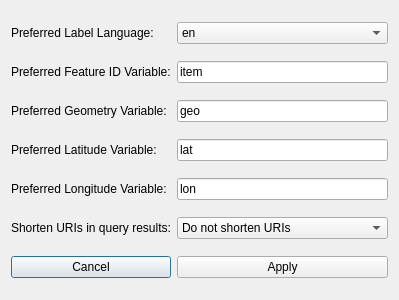
<?xml version="1.0" encoding="UTF-8"?>
<ui version="4.0">
 <class>Preferences</class>
 <widget class="QDialog" name="Preferences">
  <property name="geometry">
   <rect>
    <x>0</x>
    <y>0</y>
    <width>399</width>
    <height>300</height>
   </rect>
  </property>
  <property name="windowTitle">
   <string>Preferences</string>
  </property>
  <layout class="QGridLayout" name="gridLayout">
   <item row="3" column="1">
    <widget class="QLineEdit" name="lineEdit">
     <property name="text">
      <string>geo</string>
     </property>
    </widget>
   </item>
   <item row="4" column="1">
    <widget class="QLineEdit" name="lineEdit_2">
     <property name="text">
      <string>lat</string>
     </property>
    </widget>
   </item>
   <item row="7" column="0">
    <widget class="QPushButton" name="cancelButton">
     <property name="text">
      <string>Cancel</string>
     </property>
    </widget>
   </item>
   <item row="1" column="1">
    <widget class="QComboBox" name="preferredLabelLanguageCBox">
     <item>
      <property name="text">
       <string>en</string>
      </property>
     </item>
     <item>
      <property name="text">
       <string>ab</string>
      </property>
     </item>
     <item>
      <property name="text">
       <string>aa</string>
      </property>
     </item>
     <item>
      <property name="text">
       <string>af</string>
      </property>
     </item>
     <item>
      <property name="text">
       <string>ak</string>
      </property>
     </item>
     <item>
      <property name="text">
       <string>sq</string>
      </property>
     </item>
     <item>
      <property name="text">
       <string>am</string>
      </property>
     </item>
     <item>
      <property name="text">
       <string>ar</string>
      </property>
     </item>
     <item>
      <property name="text">
       <string>an</string>
      </property>
     </item>
     <item>
      <property name="text">
       <string>hy</string>
      </property>
     </item>
     <item>
      <property name="text">
       <string>as</string>
      </property>
     </item>
     <item>
      <property name="text">
       <string>av</string>
      </property>
     </item>
     <item>
      <property name="text">
       <string>ae</string>
      </property>
     </item>
     <item>
      <property name="text">
       <string>ay</string>
      </property>
     </item>
     <item>
      <property name="text">
       <string>az</string>
      </property>
     </item>
     <item>
      <property name="text">
       <string>bm</string>
      </property>
     </item>
     <item>
      <property name="text">
       <string>ba</string>
      </property>
     </item>
     <item>
      <property name="text">
       <string>el</string>
      </property>
     </item>
     <item>
      <property name="text">
       <string>be</string>
      </property>
     </item>
     <item>
      <property name="text">
       <string>bn</string>
      </property>
     </item>
     <item>
      <property name="text">
       <string>bh</string>
      </property>
     </item>
     <item>
      <property name="text">
       <string>bi</string>
      </property>
     </item>
     <item>
      <property name="text">
       <string>bs</string>
      </property>
     </item>
     <item>
      <property name="text">
       <string>br</string>
      </property>
     </item>
     <item>
      <property name="text">
       <string>bg</string>
      </property>
     </item>
     <item>
      <property name="text">
       <string>my</string>
      </property>
     </item>
     <item>
      <property name="text">
       <string>ca</string>
      </property>
     </item>
     <item>
      <property name="text">
       <string>ch</string>
      </property>
     </item>
     <item>
      <property name="text">
       <string>ny</string>
      </property>
     </item>
     <item>
      <property name="text">
       <string>zh</string>
      </property>
     </item>
     <item>
      <property name="text">
       <string>cv</string>
      </property>
     </item>
     <item>
      <property name="text">
       <string>eu</string>
      </property>
     </item>
     <item>
      <property name="text">
       <string>kw</string>
      </property>
     </item>
     <item>
      <property name="text">
       <string>co</string>
      </property>
     </item>
     <item>
      <property name="text">
       <string>cr</string>
      </property>
     </item>
     <item>
      <property name="text">
       <string>hr</string>
      </property>
     </item>
     <item>
      <property name="text">
       <string>cs</string>
      </property>
     </item>
     <item>
      <property name="text">
       <string>da</string>
      </property>
     </item>
     <item>
      <property name="text">
       <string>dv</string>
      </property>
     </item>
     <item>
      <property name="text">
       <string>nl</string>
      </property>
     </item>
     <item>
      <property name="text">
       <string>dz</string>
      </property>
     </item>
     <item>
      <property name="text">
       <string>eo</string>
      </property>
     </item>
     <item>
      <property name="text">
       <string>et</string>
      </property>
     </item>
     <item>
      <property name="text">
       <string>ee</string>
      </property>
     </item>
     <item>
      <property name="text">
       <string>fo</string>
      </property>
     </item>
     <item>
      <property name="text">
       <string>fj</string>
      </property>
     </item>
     <item>
      <property name="text">
       <string>fi</string>
      </property>
     </item>
     <item>
      <property name="text">
       <string>fr</string>
      </property>
     </item>
     <item>
      <property name="text">
       <string>ff</string>
      </property>
     </item>
     <item>
      <property name="text">
       <string>gl</string>
      </property>
     </item>
     <item>
      <property name="text">
       <string>ka</string>
      </property>
     </item>
     <item>
      <property name="text">
       <string>de</string>
      </property>
     </item>
     <item>
      <property name="text">
       <string>gn</string>
      </property>
     </item>
     <item>
      <property name="text">
       <string>gu</string>
      </property>
     </item>
     <item>
      <property name="text">
       <string>ht</string>
      </property>
     </item>
     <item>
      <property name="text">
       <string>ha</string>
      </property>
     </item>
     <item>
      <property name="text">
       <string>he</string>
      </property>
     </item>
     <item>
      <property name="text">
       <string>hz</string>
      </property>
     </item>
     <item>
      <property name="text">
       <string>hi</string>
      </property>
     </item>
     <item>
      <property name="text">
       <string>ho</string>
      </property>
     </item>
     <item>
      <property name="text">
       <string>hu</string>
      </property>
     </item>
     <item>
      <property name="text">
       <string>ia</string>
      </property>
     </item>
     <item>
      <property name="text">
       <string>id</string>
      </property>
     </item>
     <item>
      <property name="text">
       <string>ie</string>
      </property>
     </item>
     <item>
      <property name="text">
       <string>ga</string>
      </property>
     </item>
     <item>
      <property name="text">
       <string>ig</string>
      </property>
     </item>
     <item>
      <property name="text">
       <string>ik</string>
      </property>
     </item>
     <item>
      <property name="text">
       <string>io</string>
      </property>
     </item>
     <item>
      <property name="text">
       <string>is</string>
      </property>
     </item>
     <item>
      <property name="text">
       <string>it</string>
      </property>
     </item>
     <item>
      <property name="text">
       <string>iu</string>
      </property>
     </item>
     <item>
      <property name="text">
       <string>ja</string>
      </property>
     </item>
     <item>
      <property name="text">
       <string>jv</string>
      </property>
     </item>
     <item>
      <property name="text">
       <string>kl</string>
      </property>
     </item>
     <item>
      <property name="text">
       <string>kn</string>
      </property>
     </item>
     <item>
      <property name="text">
       <string>kr</string>
      </property>
     </item>
     <item>
      <property name="text">
       <string>ks</string>
      </property>
     </item>
     <item>
      <property name="text">
       <string>kk</string>
      </property>
     </item>
     <item>
      <property name="text">
       <string>km</string>
      </property>
     </item>
     <item>
      <property name="text">
       <string>ki</string>
      </property>
     </item>
     <item>
      <property name="text">
       <string>rw</string>
      </property>
     </item>
     <item>
      <property name="text">
       <string>ky</string>
      </property>
     </item>
     <item>
      <property name="text">
       <string>kv</string>
      </property>
     </item>
     <item>
      <property name="text">
       <string>kg</string>
      </property>
     </item>
     <item>
      <property name="text">
       <string>ko</string>
      </property>
     </item>
     <item>
      <property name="text">
       <string>ku</string>
      </property>
     </item>
     <item>
      <property name="text">
       <string>kj</string>
      </property>
     </item>
     <item>
      <property name="text">
       <string>la</string>
      </property>
     </item>
     <item>
      <property name="text">
       <string>lb</string>
      </property>
     </item>
     <item>
      <property name="text">
       <string>lg</string>
      </property>
     </item>
     <item>
      <property name="text">
       <string>li</string>
      </property>
     </item>
     <item>
      <property name="text">
       <string>ln</string>
      </property>
     </item>
     <item>
      <property name="text">
       <string>lo</string>
      </property>
     </item>
     <item>
      <property name="text">
       <string>lt</string>
      </property>
     </item>
     <item>
      <property name="text">
       <string>lu</string>
      </property>
     </item>
     <item>
      <property name="text">
       <string>lv</string>
      </property>
     </item>
     <item>
      <property name="text">
       <string>gv</string>
      </property>
     </item>
     <item>
      <property name="text">
       <string>mk</string>
      </property>
     </item>
     <item>
      <property name="text">
       <string>mg</string>
      </property>
     </item>
     <item>
      <property name="text">
       <string>ms</string>
      </property>
     </item>
     <item>
      <property name="text">
       <string>ml</string>
      </property>
     </item>
     <item>
      <property name="text">
       <string>mt</string>
      </property>
     </item>
     <item>
      <property name="text">
       <string>mi</string>
      </property>
     </item>
     <item>
      <property name="text">
       <string>mr</string>
      </property>
     </item>
     <item>
      <property name="text">
       <string>mh</string>
      </property>
     </item>
     <item>
      <property name="text">
       <string>mn</string>
      </property>
     </item>
     <item>
      <property name="text">
       <string>na</string>
      </property>
     </item>
     <item>
      <property name="text">
       <string>nv</string>
      </property>
     </item>
     <item>
      <property name="text">
       <string>nd</string>
      </property>
     </item>
     <item>
      <property name="text">
       <string>ne</string>
      </property>
     </item>
     <item>
      <property name="text">
       <string>ng</string>
      </property>
     </item>
     <item>
      <property name="text">
       <string>nb</string>
      </property>
     </item>
     <item>
      <property name="text">
       <string>nn</string>
      </property>
     </item>
     <item>
      <property name="text">
       <string>no</string>
      </property>
     </item>
     <item>
      <property name="text">
       <string>ii</string>
      </property>
     </item>
     <item>
      <property name="text">
       <string>nr</string>
      </property>
     </item>
     <item>
      <property name="text">
       <string>oc</string>
      </property>
     </item>
     <item>
      <property name="text">
       <string>oj</string>
      </property>
     </item>
     <item>
      <property name="text">
       <string>cu</string>
      </property>
     </item>
     <item>
      <property name="text">
       <string>om</string>
      </property>
     </item>
     <item>
      <property name="text">
       <string>or</string>
      </property>
     </item>
     <item>
      <property name="text">
       <string>os</string>
      </property>
     </item>
     <item>
      <property name="text">
       <string>pa</string>
      </property>
     </item>
     <item>
      <property name="text">
       <string>pi</string>
      </property>
     </item>
     <item>
      <property name="text">
       <string>fa</string>
      </property>
     </item>
     <item>
      <property name="text">
       <string>pl</string>
      </property>
     </item>
     <item>
      <property name="text">
       <string>ps</string>
      </property>
     </item>
     <item>
      <property name="text">
       <string>pt</string>
      </property>
     </item>
     <item>
      <property name="text">
       <string>qu</string>
      </property>
     </item>
     <item>
      <property name="text">
       <string>rm</string>
      </property>
     </item>
     <item>
      <property name="text">
       <string>rn</string>
      </property>
     </item>
     <item>
      <property name="text">
       <string>ro</string>
      </property>
     </item>
     <item>
      <property name="text">
       <string>ru</string>
      </property>
     </item>
     <item>
      <property name="text">
       <string>sa</string>
      </property>
     </item>
     <item>
      <property name="text">
       <string>sc</string>
      </property>
     </item>
     <item>
      <property name="text">
       <string>sd</string>
      </property>
     </item>
     <item>
      <property name="text">
       <string>se</string>
      </property>
     </item>
     <item>
      <property name="text">
       <string>sm</string>
      </property>
     </item>
     <item>
      <property name="text">
       <string>sg</string>
      </property>
     </item>
     <item>
      <property name="text">
       <string>sr</string>
      </property>
     </item>
     <item>
      <property name="text">
       <string>gd</string>
      </property>
     </item>
     <item>
      <property name="text">
       <string>sn</string>
      </property>
     </item>
     <item>
      <property name="text">
       <string>si</string>
      </property>
     </item>
     <item>
      <property name="text">
       <string>sk</string>
      </property>
     </item>
     <item>
      <property name="text">
       <string>sl</string>
      </property>
     </item>
     <item>
      <property name="text">
       <string>so</string>
      </property>
     </item>
     <item>
      <property name="text">
       <string>st</string>
      </property>
     </item>
     <item>
      <property name="text">
       <string>es</string>
      </property>
     </item>
     <item>
      <property name="text">
       <string>su</string>
      </property>
     </item>
     <item>
      <property name="text">
       <string>sw</string>
      </property>
     </item>
     <item>
      <property name="text">
       <string>ss</string>
      </property>
     </item>
     <item>
      <property name="text">
       <string>sv</string>
      </property>
     </item>
     <item>
      <property name="text">
       <string>ta</string>
      </property>
     </item>
     <item>
      <property name="text">
       <string>te</string>
      </property>
     </item>
     <item>
      <property name="text">
       <string>tg</string>
      </property>
     </item>
     <item>
      <property name="text">
       <string>th</string>
      </property>
     </item>
     <item>
      <property name="text">
       <string>ti</string>
      </property>
     </item>
     <item>
      <property name="text">
       <string>bo</string>
      </property>
     </item>
     <item>
      <property name="text">
       <string>tk</string>
      </property>
     </item>
     <item>
      <property name="text">
       <string>tl</string>
      </property>
     </item>
     <item>
      <property name="text">
       <string>tn</string>
      </property>
     </item>
     <item>
      <property name="text">
       <string>to</string>
      </property>
     </item>
     <item>
      <property name="text">
       <string>tr</string>
      </property>
     </item>
     <item>
      <property name="text">
       <string>ts</string>
      </property>
     </item>
     <item>
      <property name="text">
       <string>tt</string>
      </property>
     </item>
     <item>
      <property name="text">
       <string>tw</string>
      </property>
     </item>
     <item>
      <property name="text">
       <string>ug</string>
      </property>
     </item>
     <item>
      <property name="text">
       <string>uk</string>
      </property>
     </item>
     <item>
      <property name="text">
       <string>ur</string>
      </property>
     </item>
     <item>
      <property name="text">
       <string>uz</string>
      </property>
     </item>
     <item>
      <property name="text">
       <string>ve</string>
      </property>
     </item>
     <item>
      <property name="text">
       <string>vi</string>
      </property>
     </item>
     <item>
      <property name="text">
       <string>vo</string>
      </property>
     </item>
     <item>
      <property name="text">
       <string>wa</string>
      </property>
     </item>
     <item>
      <property name="text">
       <string>cy</string>
      </property>
     </item>
     <item>
      <property name="text">
       <string>wo</string>
      </property>
     </item>
     <item>
      <property name="text">
       <string>fy</string>
      </property>
     </item>
     <item>
      <property name="text">
       <string>xh</string>
      </property>
     </item>
     <item>
      <property name="text">
       <string>yi</string>
      </property>
     </item>
     <item>
      <property name="text">
       <string>yo</string>
      </property>
     </item>
     <item>
      <property name="text">
       <string>za</string>
      </property>
     </item>
     <item>
      <property name="text">
       <string>zu</string>
      </property>
     </item>
    </widget>
   </item>
   <item row="5" column="0">
    <widget class="QLabel" name="label_3">
     <property name="text">
      <string>Preferred Longitude Variable:</string>
     </property>
    </widget>
   </item>
   <item row="3" column="0">
    <widget class="QLabel" name="label">
     <property name="text">
      <string>Preferred Geometry Variable:</string>
     </property>
    </widget>
   </item>
   <item row="1" column="0">
    <widget class="QLabel" name="preferredLabelLanguageLabel">
     <property name="text">
      <string>Preferred Label Language:</string>
     </property>
    </widget>
   </item>
   <item row="5" column="1">
    <widget class="QLineEdit" name="lineEdit_3">
     <property name="text">
      <string>lon</string>
     </property>
    </widget>
   </item>
   <item row="7" column="1">
    <widget class="QPushButton" name="applyButton">
     <property name="text">
      <string>Apply</string>
     </property>
    </widget>
   </item>
   <item row="4" column="0">
    <widget class="QLabel" name="label_2">
     <property name="text">
      <string>Preferred Latitude Variable:</string>
     </property>
    </widget>
   </item>
   <item row="2" column="0">
    <widget class="QLabel" name="label_4">
     <property name="text">
      <string>Preferred Feature ID Variable:</string>
     </property>
    </widget>
   </item>
   <item row="2" column="1">
    <widget class="QLineEdit" name="lineEdit_4">
     <property name="text">
      <string>item</string>
     </property>
    </widget>
   </item>
   <item row="6" column="0">
    <widget class="QLabel" name="label_5">
     <property name="text">
      <string>Shorten URIs in query results:</string>
     </property>
    </widget>
   </item>
   <item row="6" column="1">
    <widget class="QComboBox" name="comboBox">
     <item>
      <property name="text">
       <string>Do not shorten URIs</string>
      </property>
     </item>
     <item>
      <property name="text">
       <string>Only in header</string>
      </property>
     </item>
     <item>
      <property name="text">
       <string>Header and values</string>
      </property>
     </item>
    </widget>
   </item>
  </layout>
 </widget>
 <resources/>
 <connections/>
</ui>
